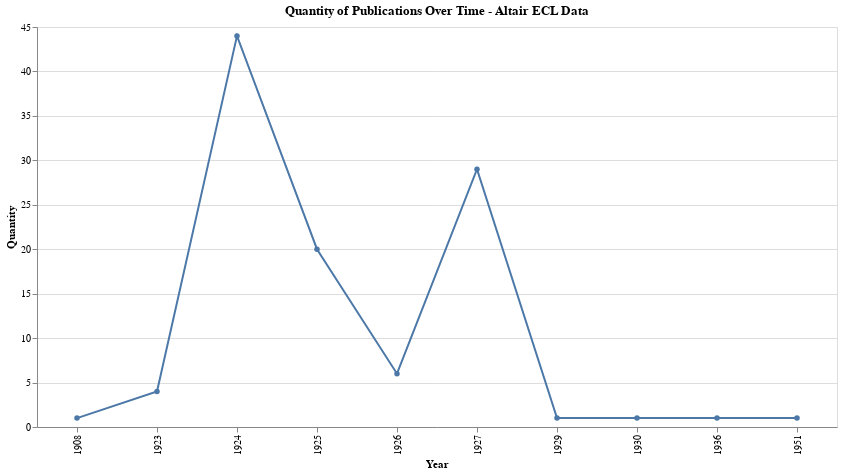

Write notebook code for a chart like this one.
### Code cell
import pandas as pd
import altair as alt

# Load the data
pl_data_df = pd.read_csv('../chroniclingamerica_csv/ecl_data.csv')

# Ensure the 'Date' column is in datetime format
pl_data_df['Date'] = pd.to_datetime(pl_data_df['date'])

# Group by year and count the number of publications
pl_data_df['Year'] = pl_data_df['Date'].dt.year
publications_per_year = pl_data_df.groupby('Year').size().reset_index(name='Quantity')

# Create the Altair chart
chart = alt.Chart(publications_per_year).mark_line(point=True).encode(
    x='Year:O',
    y='Quantity:Q',
    tooltip=['Year', 'Quantity']
).properties(
    title='Quantity of Publications Over Time - Altair ECL Data',
    width=800,
    height=400
).interactive()

chart

### Figure 1 — Vega-Lite specification as saved in the notebook (floating-point values rounded to 4 significant figures)
{"config": {"view": {"continuousWidth": 300, "continuousHeight": 300}}, "data": {"name": "data-984ff35570dbb7fb09bc98fe1a206355"}, "mark": {"type": "line", "point": true}, "encoding": {"tooltip": [{"field": "Year", "type": "quantitative"}, {"field": "Quantity", "type": "quantitative"}], "x": {"field": "Year", "type": "ordinal"}, "y": {"field": "Quantity", "type": "quantitative"}}, "height": 400, "params": [{"name": "param_80", "select": {"type": "interval", "encodings": ["x", "y"]}, "bind": "scales"}], "title": "Quantity of Publications Over Time - Altair ECL Data", "width": 800, "$schema": "https://vega.github.io/schema/vega-lite/v5.8.0.json", "datasets": {"data-984ff35570dbb7fb09bc98fe1a206355": [{"Year": 1908, "Quantity": 1}, {"Year": 1923, "Quantity": 4}, {"Year": 1924, "Quantity": 44}, {"Year": 1925, "Quantity": 20}, {"Year": 1926, "Quantity": 6}, {"Year": 1927, "Quantity": 29}, {"Year": 1929, "Quantity": 1}, {"Year": 1930, "Quantity": 1}, {"Year": 1936, "Quantity": 1}, {"Year": 1951, "Quantity": 1}]}}
